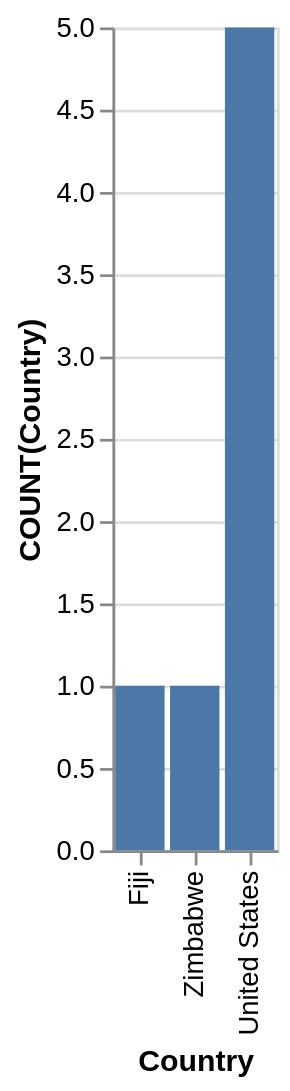

Specify this chart in Vega-Lite:
### Vega-Lite specification from a JSON file in a GitHub repository (floating-point values rounded to 4 significant figures)
{"data": {"values": [{"x_data": "Fiji", "y_data": 1}, {"x_data": "Zimbabwe", "y_data": 1}, {"x_data": "United States", "y_data": 5}]}, "mark": "bar", "encoding": {"x": {"field": "x_data", "type": "nominal", "title": "Country", "sort": {"op": "sum", "field": "y_data", "order": "ascending"}}, "y": {"field": "y_data", "type": "quantitative", "title": "COUNT(Country)"}}}
